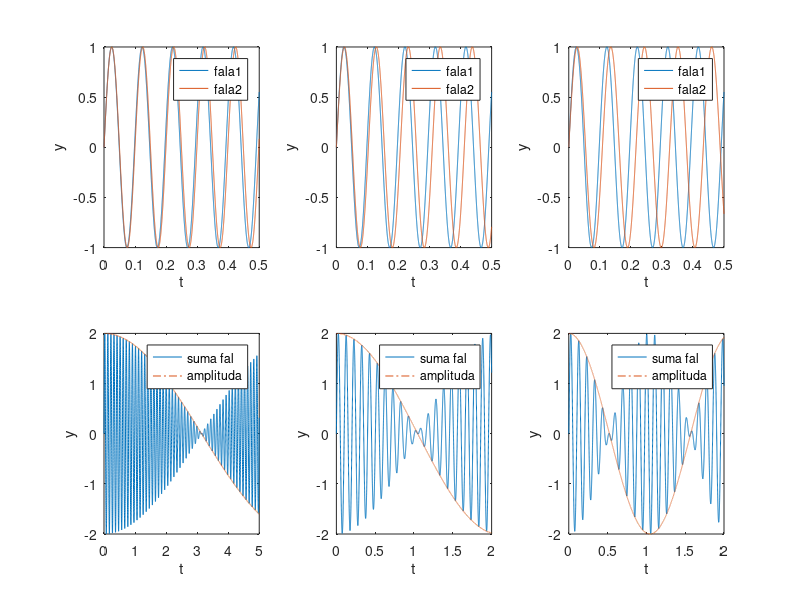

Source code (MATLAB):
% Tomasz Targiel
% Lista 4
% Zadanie 1

clear; % Czyszcze workspace
clc; % Czyszcze command window

% Deklaruje zmienne do wzorow
A = 1;
omega_1 = 64;
omega_2 = [63, 61, 58, 63, 61, 58];

for n = 1:3
    t = linspace(0, 0.5, 10000);
    y_1 = A * sin(omega_1 * t);
    y_2 = A * sin(omega_2(n) * t);
    subplot(2, 3, n); % Generuje podzial na siatke 3x2 i aktywuje n-ty kwadrat
    plot(t, y_1, t, y_2); % Rysuje wykres zlozony z fal y_1 oraz y_2
    legend('fala1', 'fala2'); % Tworze legende wykresu
    xlabel('t');
    ylabel('y');
end

for n = 4:6
    if n == 4
        t = linspace(0, 5, 10000);
    else
        t = linspace(0, 2, 10000);
    end
    y_1 = A * sin(omega_1 * t);
    y_2 = A * sin(omega_2(n) * t);
    B = 2 * A * cos((omega_1 * t - omega_2(n) * t) / 2);
    subplot(2, 3, n); % Generuje podzial na siatke 3x2 i aktywuje n-ty kwadrat
    plot(t, y_1 + y_2, t, B, '-.'); % Rysuje wykres zlozony z sumy fal oraz ze zmiany amplitudy B(t)
    legend('suma fal', 'amplituda'); % Tworze legende wykresu
    xlabel('t');
    ylabel('y');
end
